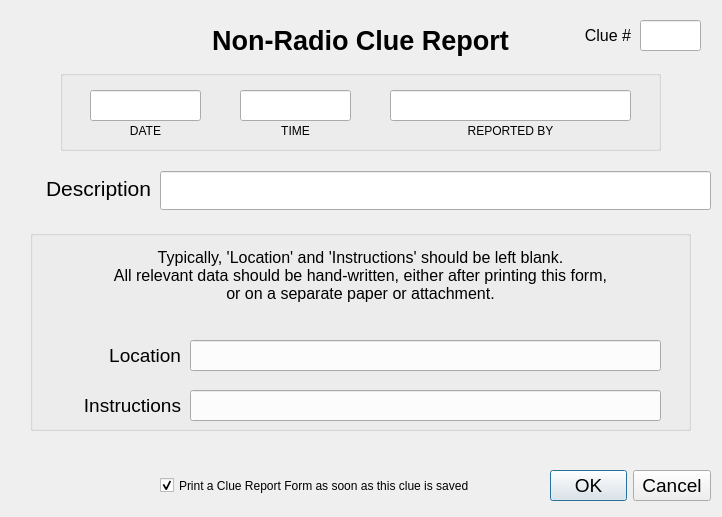
<?xml version="1.0" encoding="UTF-8"?>
<ui version="4.0">
 <class>nonRadioClueDialog</class>
 <widget class="QDialog" name="nonRadioClueDialog">
  <property name="geometry">
   <rect>
    <x>0</x>
    <y>0</y>
    <width>722</width>
    <height>517</height>
   </rect>
  </property>
  <property name="font">
   <font>
    <family>Segoe UI</family>
    <pointsize>16</pointsize>
   </font>
  </property>
  <property name="windowTitle">
   <string>Clue Report</string>
  </property>
  <widget class="QLabel" name="label_4">
   <property name="geometry">
    <rect>
     <x>40</x>
     <y>380</y>
     <width>141</width>
     <height>51</height>
    </rect>
   </property>
   <property name="sizePolicy">
    <sizepolicy hsizetype="Preferred" vsizetype="Preferred">
     <horstretch>0</horstretch>
     <verstretch>0</verstretch>
    </sizepolicy>
   </property>
   <property name="font">
    <font>
     <family>Segoe UI</family>
     <pointsize>14</pointsize>
    </font>
   </property>
   <property name="text">
    <string>Instructions</string>
   </property>
   <property name="alignment">
    <set>Qt::AlignRight|Qt::AlignTrailing|Qt::AlignVCenter</set>
   </property>
  </widget>
  <widget class="QLineEdit" name="descriptionField">
   <property name="geometry">
    <rect>
     <x>160</x>
     <y>171</y>
     <width>551</width>
     <height>39</height>
    </rect>
   </property>
   <property name="font">
    <font>
     <family>Segoe UI</family>
     <pointsize>16</pointsize>
    </font>
   </property>
   <property name="focusPolicy">
    <enum>Qt::StrongFocus</enum>
   </property>
   <property name="text">
    <string/>
   </property>
  </widget>
  <widget class="QDialogButtonBox" name="buttonBox">
   <property name="geometry">
    <rect>
     <x>550</x>
     <y>460</y>
     <width>161</width>
     <height>51</height>
    </rect>
   </property>
   <property name="font">
    <font>
     <family>Segoe UI</family>
     <pointsize>14</pointsize>
    </font>
   </property>
   <property name="orientation">
    <enum>Qt::Horizontal</enum>
   </property>
   <property name="standardButtons">
    <set>QDialogButtonBox::Cancel|QDialogButtonBox::Ok</set>
   </property>
  </widget>
  <widget class="QLabel" name="label_3">
   <property name="geometry">
    <rect>
     <x>50</x>
     <y>330</y>
     <width>131</width>
     <height>51</height>
    </rect>
   </property>
   <property name="font">
    <font>
     <family>Segoe UI</family>
     <pointsize>14</pointsize>
    </font>
   </property>
   <property name="text">
    <string>Location</string>
   </property>
   <property name="alignment">
    <set>Qt::AlignRight|Qt::AlignTrailing|Qt::AlignVCenter</set>
   </property>
  </widget>
  <widget class="QLabel" name="label">
   <property name="geometry">
    <rect>
     <x>0</x>
     <y>170</y>
     <width>151</width>
     <height>37</height>
    </rect>
   </property>
   <property name="font">
    <font>
     <family>Segoe UI</family>
     <pointsize>16</pointsize>
    </font>
   </property>
   <property name="text">
    <string>Description</string>
   </property>
   <property name="alignment">
    <set>Qt::AlignRight|Qt::AlignTrailing|Qt::AlignVCenter</set>
   </property>
  </widget>
  <widget class="QLineEdit" name="instructionsField">
   <property name="geometry">
    <rect>
     <x>190</x>
     <y>390</y>
     <width>471</width>
     <height>31</height>
    </rect>
   </property>
   <property name="font">
    <font>
     <pointsize>14</pointsize>
    </font>
   </property>
   <property name="text">
    <string/>
   </property>
  </widget>
  <widget class="QLineEdit" name="locationField">
   <property name="geometry">
    <rect>
     <x>190</x>
     <y>340</y>
     <width>471</width>
     <height>31</height>
    </rect>
   </property>
   <property name="font">
    <font>
     <pointsize>14</pointsize>
    </font>
   </property>
  </widget>
  <widget class="QLabel" name="label_2">
   <property name="geometry">
    <rect>
     <x>160</x>
     <y>20</y>
     <width>401</width>
     <height>41</height>
    </rect>
   </property>
   <property name="font">
    <font>
     <pointsize>20</pointsize>
     <weight>75</weight>
     <bold>true</bold>
    </font>
   </property>
   <property name="text">
    <string>Non-Radio Clue Report</string>
   </property>
   <property name="alignment">
    <set>Qt::AlignCenter</set>
   </property>
  </widget>
  <widget class="QLineEdit" name="clueNumberField">
   <property name="geometry">
    <rect>
     <x>640</x>
     <y>20</y>
     <width>61</width>
     <height>31</height>
    </rect>
   </property>
   <property name="font">
    <font>
     <pointsize>14</pointsize>
    </font>
   </property>
  </widget>
  <widget class="QLabel" name="label_6">
   <property name="geometry">
    <rect>
     <x>560</x>
     <y>20</y>
     <width>71</width>
     <height>31</height>
    </rect>
   </property>
   <property name="font">
    <font>
     <family>Segoe UI</family>
     <pointsize>12</pointsize>
    </font>
   </property>
   <property name="text">
    <string>Clue #</string>
   </property>
   <property name="alignment">
    <set>Qt::AlignRight|Qt::AlignTrailing|Qt::AlignVCenter</set>
   </property>
  </widget>
  <widget class="QGroupBox" name="groupBox">
   <property name="geometry">
    <rect>
     <x>60</x>
     <y>70</y>
     <width>601</width>
     <height>81</height>
    </rect>
   </property>
   <property name="title">
    <string/>
   </property>
   <widget class="QLineEdit" name="callsignField">
    <property name="enabled">
     <bool>true</bool>
    </property>
    <property name="geometry">
     <rect>
      <x>330</x>
      <y>20</y>
      <width>241</width>
      <height>31</height>
     </rect>
    </property>
    <property name="font">
     <font>
      <family>Segoe UI</family>
      <pointsize>12</pointsize>
     </font>
    </property>
    <property name="focusPolicy">
     <enum>Qt::StrongFocus</enum>
    </property>
    <property name="autoFillBackground">
     <bool>false</bool>
    </property>
    <property name="text">
     <string/>
    </property>
    <property name="clearButtonEnabled">
     <bool>false</bool>
    </property>
   </widget>
   <widget class="QLabel" name="label_5">
    <property name="enabled">
     <bool>true</bool>
    </property>
    <property name="geometry">
     <rect>
      <x>370</x>
      <y>40</y>
      <width>161</width>
      <height>41</height>
     </rect>
    </property>
    <property name="font">
     <font>
      <family>Segoe UI</family>
      <pointsize>9</pointsize>
     </font>
    </property>
    <property name="text">
     <string>REPORTED BY</string>
    </property>
    <property name="alignment">
     <set>Qt::AlignCenter</set>
    </property>
   </widget>
   <widget class="QLabel" name="label_7">
    <property name="enabled">
     <bool>true</bool>
    </property>
    <property name="geometry">
     <rect>
      <x>190</x>
      <y>40</y>
      <width>91</width>
      <height>41</height>
     </rect>
    </property>
    <property name="font">
     <font>
      <family>Segoe UI</family>
      <pointsize>9</pointsize>
     </font>
    </property>
    <property name="text">
     <string>TIME</string>
    </property>
    <property name="alignment">
     <set>Qt::AlignCenter</set>
    </property>
   </widget>
   <widget class="QLineEdit" name="timeField">
    <property name="enabled">
     <bool>true</bool>
    </property>
    <property name="geometry">
     <rect>
      <x>180</x>
      <y>20</y>
      <width>111</width>
      <height>31</height>
     </rect>
    </property>
    <property name="font">
     <font>
      <family>Segoe UI</family>
      <pointsize>12</pointsize>
     </font>
    </property>
    <property name="focusPolicy">
     <enum>Qt::StrongFocus</enum>
    </property>
    <property name="text">
     <string/>
    </property>
   </widget>
   <widget class="QLineEdit" name="dateField">
    <property name="enabled">
     <bool>true</bool>
    </property>
    <property name="geometry">
     <rect>
      <x>30</x>
      <y>20</y>
      <width>111</width>
      <height>31</height>
     </rect>
    </property>
    <property name="font">
     <font>
      <family>Segoe UI</family>
      <pointsize>12</pointsize>
     </font>
    </property>
    <property name="focusPolicy">
     <enum>Qt::StrongFocus</enum>
    </property>
    <property name="text">
     <string/>
    </property>
   </widget>
   <widget class="QLabel" name="label_9">
    <property name="enabled">
     <bool>true</bool>
    </property>
    <property name="geometry">
     <rect>
      <x>40</x>
      <y>40</y>
      <width>91</width>
      <height>41</height>
     </rect>
    </property>
    <property name="font">
     <font>
      <family>Segoe UI</family>
      <pointsize>9</pointsize>
     </font>
    </property>
    <property name="text">
     <string>DATE</string>
    </property>
    <property name="alignment">
     <set>Qt::AlignCenter</set>
    </property>
   </widget>
  </widget>
  <widget class="QCheckBox" name="clueReportPrintCheckBox">
   <property name="geometry">
    <rect>
     <x>160</x>
     <y>470</y>
     <width>381</width>
     <height>31</height>
    </rect>
   </property>
   <property name="font">
    <font>
     <pointsize>9</pointsize>
    </font>
   </property>
   <property name="text">
    <string>Print a Clue Report Form as soon as this clue is saved</string>
   </property>
   <property name="checked">
    <bool>true</bool>
   </property>
  </widget>
  <widget class="QLabel" name="label_8">
   <property name="geometry">
    <rect>
     <x>30</x>
     <y>230</y>
     <width>661</width>
     <height>91</height>
    </rect>
   </property>
   <property name="font">
    <font>
     <pointsize>12</pointsize>
    </font>
   </property>
   <property name="text">
    <string>Typically, 'Location' and 'Instructions' should be left blank.
All relevant data should be hand-written, either after printing this form,
or on a separate paper or attachment.</string>
   </property>
   <property name="alignment">
    <set>Qt::AlignCenter</set>
   </property>
  </widget>
  <widget class="QGroupBox" name="groupBox_2">
   <property name="geometry">
    <rect>
     <x>30</x>
     <y>230</y>
     <width>661</width>
     <height>201</height>
    </rect>
   </property>
   <property name="title">
    <string/>
   </property>
  </widget>
  <zorder>groupBox</zorder>
  <zorder>label_4</zorder>
  <zorder>descriptionField</zorder>
  <zorder>buttonBox</zorder>
  <zorder>label_3</zorder>
  <zorder>label</zorder>
  <zorder>instructionsField</zorder>
  <zorder>locationField</zorder>
  <zorder>label_2</zorder>
  <zorder>clueNumberField</zorder>
  <zorder>label_6</zorder>
  <zorder>clueReportPrintCheckBox</zorder>
  <zorder>label_8</zorder>
  <zorder>groupBox_2</zorder>
 </widget>
 <tabstops>
  <tabstop>callsignField</tabstop>
  <tabstop>descriptionField</tabstop>
  <tabstop>locationField</tabstop>
  <tabstop>instructionsField</tabstop>
  <tabstop>dateField</tabstop>
  <tabstop>timeField</tabstop>
  <tabstop>clueNumberField</tabstop>
  <tabstop>clueReportPrintCheckBox</tabstop>
 </tabstops>
 <resources/>
 <connections>
  <connection>
   <sender>buttonBox</sender>
   <signal>accepted()</signal>
   <receiver>nonRadioClueDialog</receiver>
   <slot>accept()</slot>
   <hints>
    <hint type="sourcelabel">
     <x>616</x>
     <y>391</y>
    </hint>
    <hint type="destinationlabel">
     <x>614</x>
     <y>436</y>
    </hint>
   </hints>
  </connection>
  <connection>
   <sender>buttonBox</sender>
   <signal>rejected()</signal>
   <receiver>nonRadioClueDialog</receiver>
   <slot>reject()</slot>
   <hints>
    <hint type="sourcelabel">
     <x>710</x>
     <y>410</y>
    </hint>
    <hint type="destinationlabel">
     <x>694</x>
     <y>432</y>
    </hint>
   </hints>
  </connection>
 </connections>
 <slots>
  <slot>clueQuickTextAction()</slot>
  <slot>clueQuickTextUndo()</slot>
 </slots>
</ui>
